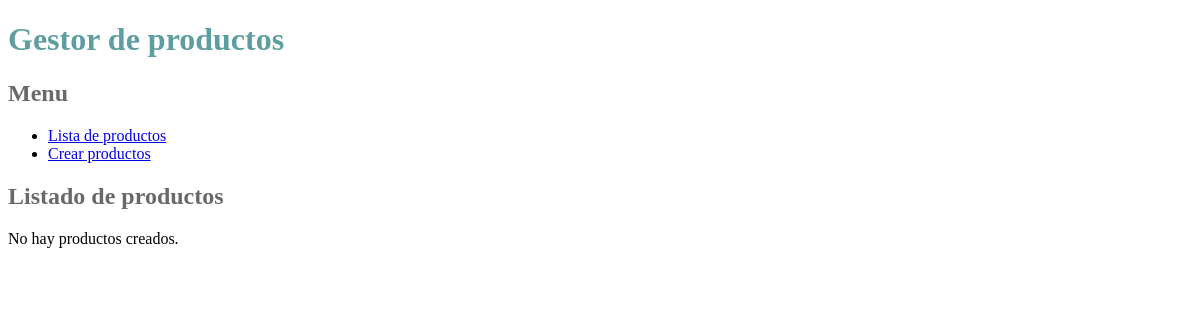
The page /appDjango/productos/ on the database as committed earlier.
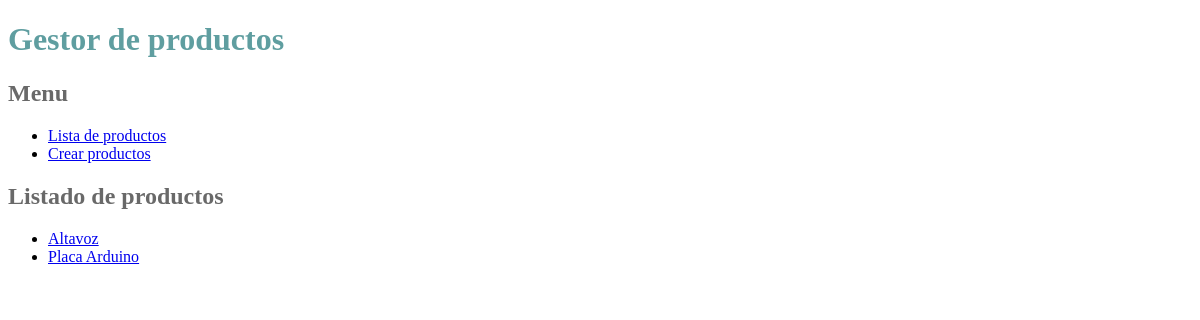
The same page on the database as committed later.
### appDjango/models.py (models this page shows, shortened)
class Producto(models.Model):
    referencia_producto = models.CharField(max_length=100, unique=True)
    precio_producto = models.DecimalField(max_digits=10, decimal_places=2)
    nombre_producto = models.CharField(max_length=255)
    descripcion_producto = models.TextField()
    categoria_producto = models.CharField(max_length=100)
    class Meta:
        verbose_name_plural = "Productos"
        verbose_name = "Producto"
        ordering = ["nombre_producto"]

### appDjango/views.py (the view)
# urls.py: path('productos/', ProductoListView.as_view(), name='index_productos'),
class ProductoListView(ListView):
    model = Producto
    template_name = "appDjango/producto_index.html"
    context_object_name = "productos"

### templates/appDjango/producto_index.html
{% extends 'base.html' %}
{% block contenido %}
        <h2>Listado de productos</h2>
        {% if productos %}
            <ul>
                {% for producto in productos %}
                	<li><a href="{% url 'productos_show' producto.id %}">{{ producto.nombre_producto }}</a></li>
                {% endfor %}
            </ul>
        {% else %}
            <p>No hay productos creados.</p>
        {% endif %}
{% endblock %}

### templates/base.html (shortened to what this page needs)
<!doctype html>
<html lang="es">
<head>
      {% load static %}
    <link rel="stylesheet" href="{% static 'css/estilos.css' %}">
</head>
<body>
    <div id="content">
        <h1>Gestor de productos</h1>
        <h2>Menu</h2>
        <ul>
            <li><a href="/appDjango/productos">Lista de productos</a></li>
            <li><a href='{% url 'producto_create' %}'>Crear productos</a></li>
        </ul>
        {% block contenido %}{% endblock %}
    </div>
</body>
</html>

### static/css/estilos.css (style rules this page uses)
h1 { color: cadetblue; }
h2 { color: dimgrey; }

Rows that differ between the two databases and show on the page:
added Producto: nombre_producto "Altavoz"
added Producto: nombre_producto "Placa Arduino"
Other text that changed with them:
text no longer shown: "No hay productos creados."
